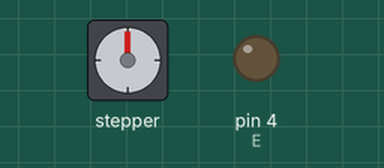
This sketch was run on a simulated Arduino Uno, built with avr-gcc and run on an emulated ATmega328P. Parts: stepper motor, output pins drawn as LEDs (lit = HIGH). Wiring (inferred from the names in the program): stepper motor driver (200 steps per turn assumed): step pin 3; direction pin 2. Pins used as bus, display or sensor lines are not drawn.

Above: at 0.05 s.
At 1.2 s:
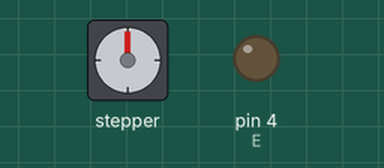
At 2.3 s:
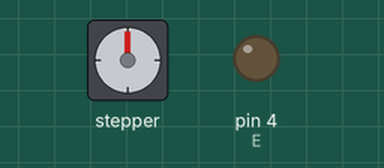
Timing chart, 0 to 5.3 s (numbered marks = the images above):
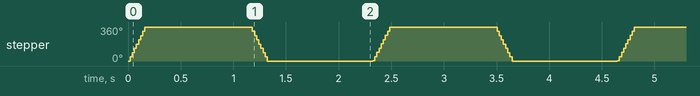

Measured:
- by itself, stepper: turns 360° clockwise in 0.14 s, then 360° counter-clockwise in 0.16 s, repeating every 2.3 s

The sketch:

STEP.ino
```cpp
// defines pins numbers
const int stepPin = 3;
const int dirPin = 2;
const int E = 4;
void setup() {
  // Sets the two pins as Outputs
  pinMode(stepPin,OUTPUT);
  pinMode(dirPin,OUTPUT);
  pinMode(E,OUTPUT);
  digitalWrite(E,0);
}
void loop() {
  digitalWrite(dirPin,HIGH); // Enables the motor to move in a particular direction
  // Makes 200 pulses for making one full cycle rotation
  for(int x = 0; x < 200; x++) {
    digitalWrite(stepPin,HIGH);
    delayMicroseconds(400);
    digitalWrite(stepPin,LOW);
    delayMicroseconds(400);
  }
  delay(1000); // One second delay

  digitalWrite(dirPin,LOW); //Changes the rotations direction
  // Makes 400 pulses for making two full cycle rotation
  for(int x = 0; x < 200; x++) {
    digitalWrite(stepPin,HIGH);
    delayMicroseconds(400);
    digitalWrite(stepPin,LOW);
    delayMicroseconds(400);
  }
  delay(1000);
}
```
